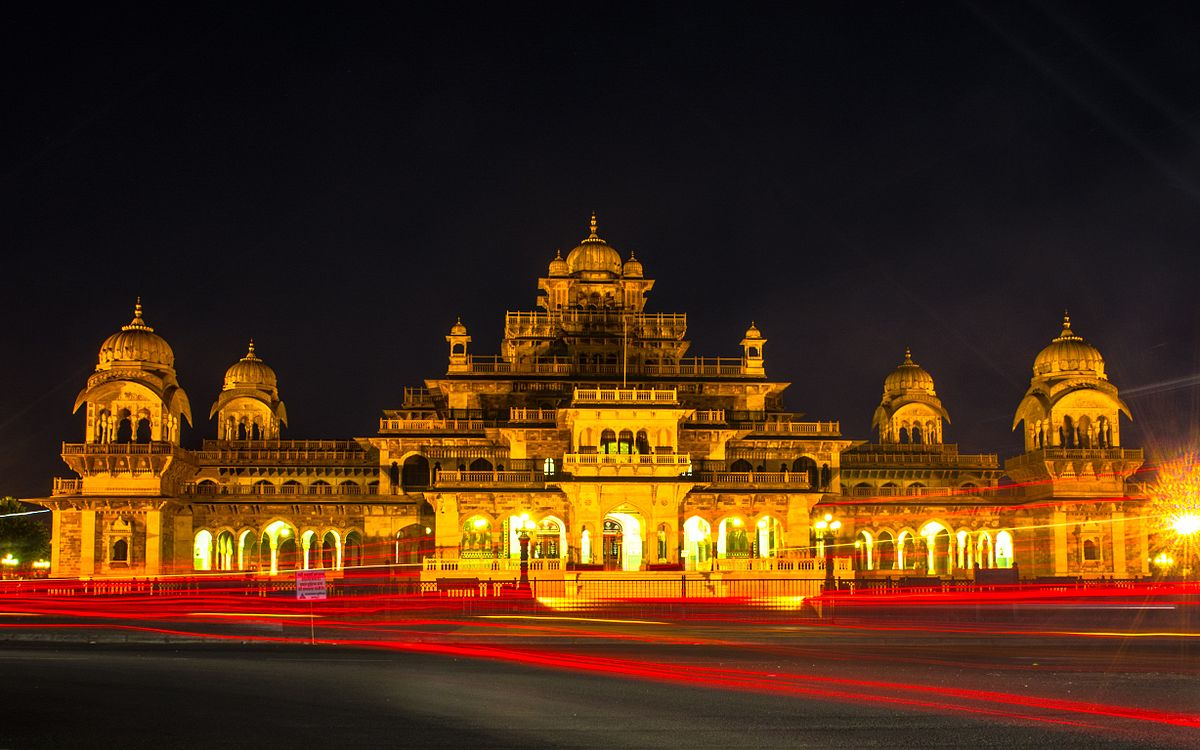
#> input picture Tutorials/Albert.jpg, 1200 x 750 px
$ python operation2.py
#> lines starting #> are read from the running program, lines starting #| are printed output that depends on the picture; after the words box and inside, x2 and y2 are one past the last pixel; in counts of white or black regions, pixels touching at a corner belong together
import cv2
import numpy as np


img1 = cv2.imread('Albert.jpg')
#> img1 is the input picture: shape (750, 1200, 3); mean B, G, R 19.8, 43.9, 75.5
img2 = cv2.imread('moon.jpg')
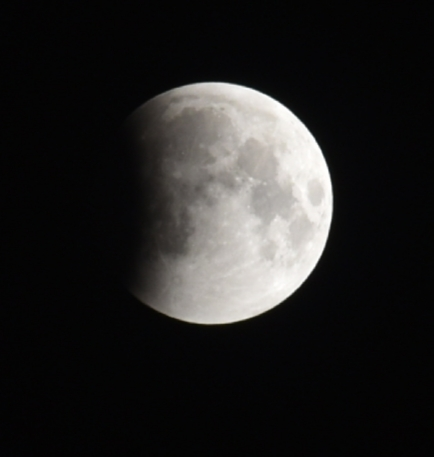
#> input picture Tutorials/moon.jpg, 434 x 457 px
#> img2 is the input picture: shape (457, 434, 3); mean B, G, R 34.8, 35.4, 36.3

rows,cols,channels = img2.shape
#> rows = 457; cols = 434; channels = 3
roi = img1[0:rows,0:cols]
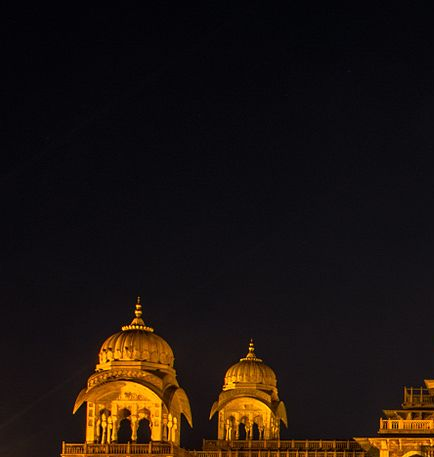
#> roi: shape (457, 434, 3); mean B, G, R 15.5, 20.2, 29.7

img2gray = cv2.cvtColor(img2,cv2.COLOR_BGR2GRAY)
ret,mask = cv2.threshold(img2gray,100,255,cv2.THRESH_BINARY_INV)
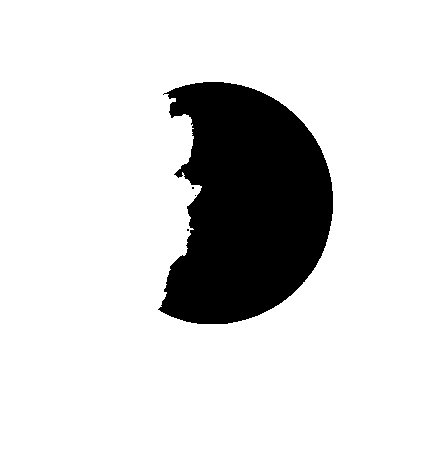
#> mask: shape (457, 434); 84.7% white; 4 black regions (3 under 20 px), largest, box (x1, y1, x2, y2) and area: (158, 82, 333, 324) 30410
#what does ret do?

mask_inv = cv2.bitwise_not(mask)

img1_bg = cv2.bitwise_and(roi,roi,mask=mask)
img2_fg = cv2.bitwise_and(img2,img2,mask=mask_inv)
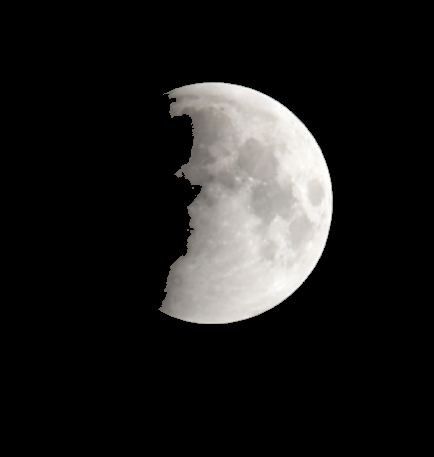
#> img2_fg: shape (457, 434, 3); mean B, G, R 28.3, 29.1, 29.7
#why two same arguments


dst = cv2.add(img1_bg,img2_fg)
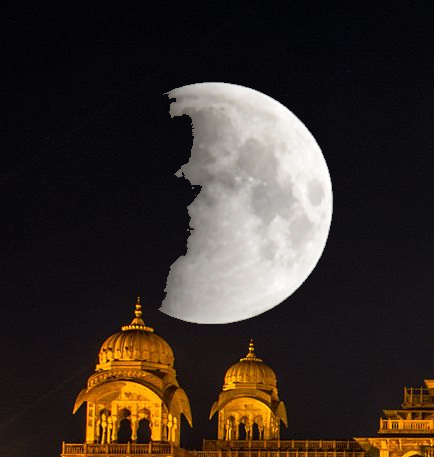
#> dst: shape (457, 434, 3); mean B, G, R 41.2, 47.4, 57.2
img1[0:rows,0:cols] = dst
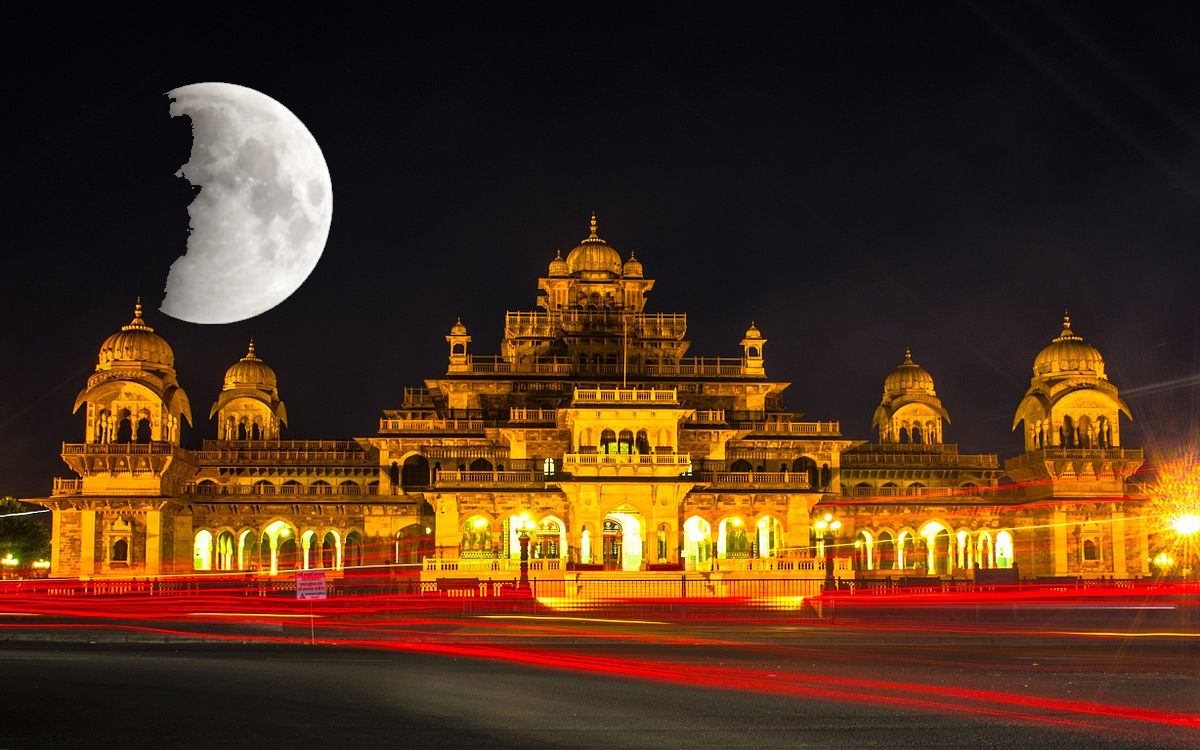
#> img1: shape (750, 1200, 3); mean B, G, R 25.5, 49.9, 81.5


#cv2.imshow('roi',roi)
cv2.imshow('mask',img1_bg)
cv2.imshow('roi',img2_fg)
cv2.imshow('img2',img2)
cv2.imshow('img1',img1)


cv2.waitKey(0)
cv2.destroyAllWindows()
